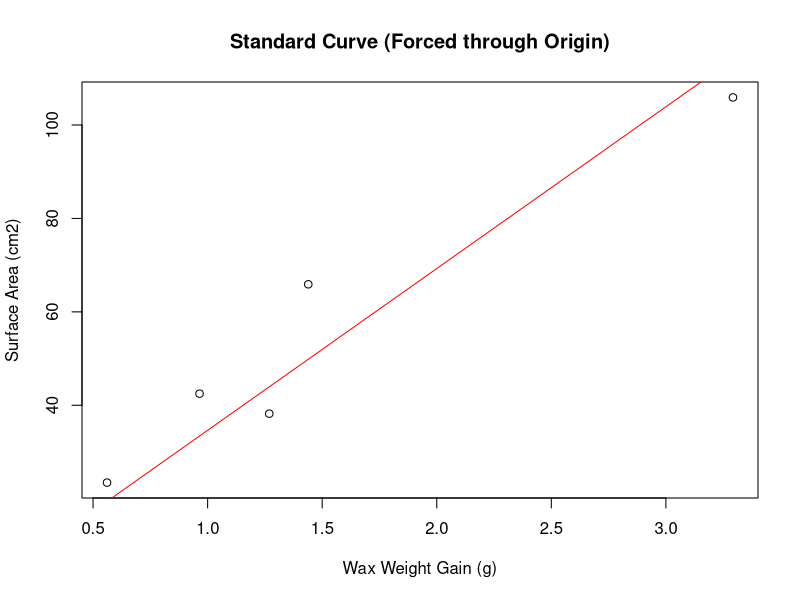
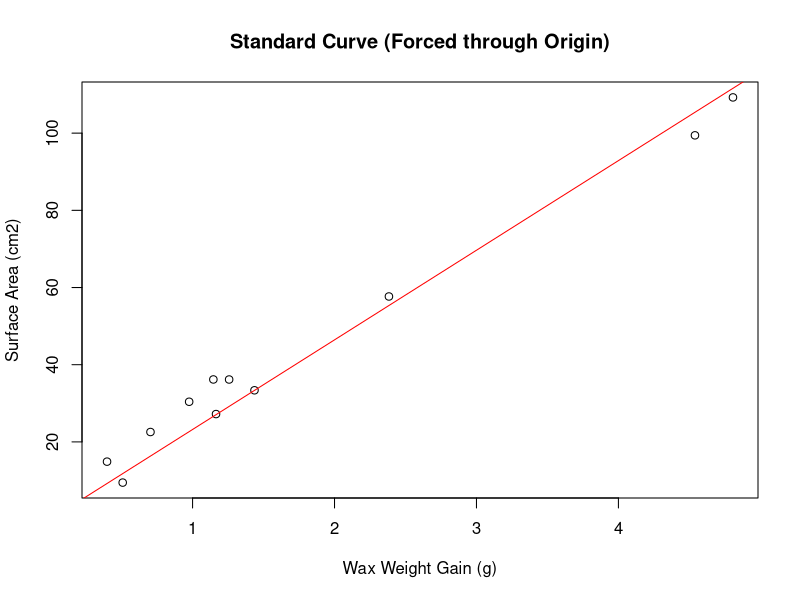

These charts were generated, in order, by the following R code:
## ---- chunk 1
knitr::opts_chunk$set(echo = TRUE)

library(tidyverse)
## ---- chunk 2
wax_data <- read.csv("../data/Surface_Area/Wax_weights_TPC2025.csv")
wax_data <- wax_data %>%
  mutate(delta.mass.g = weight2.g - weight1.g)
## ---- chunk 3
wax_data_std <- wax_data %>%
  filter(Sample == "Standard") %>%
  mutate(radius = Diameter/2,
         surface.area.cm2 = (pi * Diameter * Height) + (pi * radius^2))
## ---- chunk 4
std.curve <- lm(surface.area.cm2 ~ delta.mass.g + 0, data = wax_data_std)
std.curve$coefficients
summary(std.curve)$r.squared
plot(surface.area.cm2 ~ delta.mass.g, data = wax_data_std, 
     main="Standard Curve (Forced through Origin)", 
     xlab="Wax Weight Gain (g)", ylab="Surface Area (cm2)")
abline(std.curve, col="red")
## ---- chunk 5
wax_data_samp <- wax_data %>%
  filter(Sample == "Coral") %>%
  #mutate(surface.area.cm2 = std.curve$coefficients[2] * delta.mass.g + std.curve$coefficients[1]) %>%
  mutate(surface.area.cm2 = predict(std.curve, newdata = .)) # predict automatically uses the slope from std curve
## ---- chunk 6
range(wax_data_samp$surface.area.cm2, na.rm = T)
range(wax_data_std$surface.area.cm2)

mean(wax_data_samp$surface.area.cm2, na.rm = T)
## ---- chunk 7
wax_data_samp <- wax_data_samp %>%
  dplyr::select(Colony_ID, weight1.g, weight2.g, delta.mass.g, surface.area.cm2)
## ---- chunk 8
write.csv(wax_data_samp, "../data/Surface_Area/Surface_Area_wax_TPC2025.csv")
## ---- chunk 9
wax_data <- read.csv("../data/Surface_Area/wax_surface_area.csv")
wax_data <- wax_data %>%
  mutate(delta.mass.g = With_wax_weight_g - Without_wax_weight_g) %>%
  filter(Timepoint %in% c("September_2023", "October_2025"))
## ---- chunk 10
wax_data_std <- wax_data %>%
  #group_by(Timepoint) %>%
  filter(Sample == "Standard") %>%
  mutate(radius = Diameter/2,
         surface.area.cm2 = (pi * Diameter * Height) + (pi * radius^2))
## ---- chunk 11
std.curve <- lm(surface.area.cm2 ~ delta.mass.g + 0, data = wax_data_std)
std.curve$coefficients
summary(std.curve)$r.squared
plot(surface.area.cm2 ~ delta.mass.g, data = wax_data_std, 
     main="Standard Curve (Forced through Origin)", 
     xlab="Wax Weight Gain (g)", ylab="Surface Area (cm2)")
abline(std.curve, col="red")
## ---- chunk 12
wax_data_samp <- wax_data %>%
  filter(Sample == "Coral") %>%
  #mutate(surface.area.cm2 = std.curve$coefficients[2] * delta.mass.g + std.curve$coefficients[1]) %>%
  mutate(surface.area.cm2 = predict(std.curve, newdata = .)) # predict automatically uses the slope from std curve
## ---- chunk 13
range(wax_data_samp$surface.area.cm2, na.rm = T)
range(wax_data_std$surface.area.cm2)

mean(wax_data_samp$surface.area.cm2, na.rm = T)
## ---- chunk 14
wax_data_samp <- wax_data_samp %>%
  dplyr::select(ColonyID, Species, Phenotype, Timepoint, surface.area.cm2)
## ---- chunk 15
old_sa <- read.csv("../data/Surface_Area/wax_surface_area_2019_2021.csv")

# Bind dfs 
wax_data_samp <- rbind(wax_data_samp, old_sa)
## ---- chunk 16
write.csv(wax_data_samp, "../data/Surface_Area/Surface_Area_wax_seasonal.csv")
